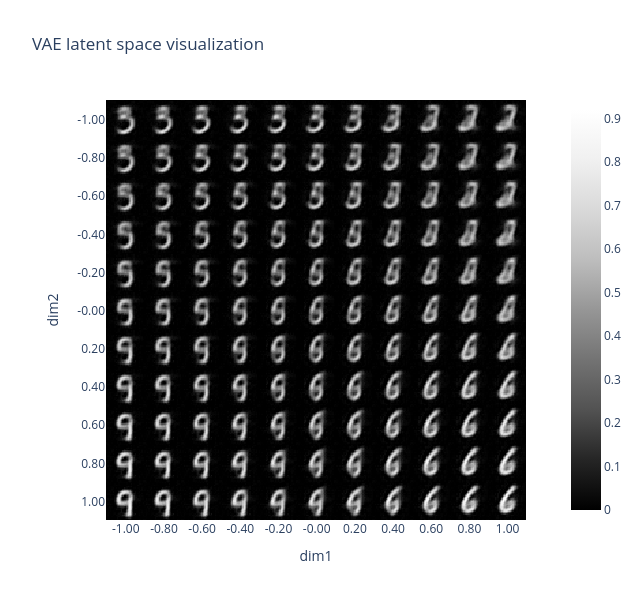

Source (notebook cell):
### Markdown cell above
You might be disappointed when comparing your VAE's reconstruction to the autoencoder, since it's likely to be worse. However, remember that the focus of VAEs is in better generation, not reconstruction. To test its generation, let's produce some plots of latent space like we did for the autoencoder.

First, we'll visualize the latent space:

### Code cell
def create_grid_of_latents(
    model: nn.Module,
    interpolation_range: tuple[float, float] = (-1, 1),
    n_points: int = 11,
    dims: tuple[int, int] = (0, 1),
) -> Float[Tensor, "rows_x_cols latent_dims"]:
    """Create a tensor of zeros which varies along the 2 specified dimensions of the latent space."""
    grid_latent = t.zeros(n_points, n_points, model.latent_dim_size, device=device)
    x = t.linspace(*interpolation_range, n_points)
    grid_latent[..., dims[0]] = x.unsqueeze(-1)  # rows vary over dim=0
    grid_latent[..., dims[1]] = x  # cols vary over dim=1
    return grid_latent.flatten(0, 1)  # flatten over (rows, cols) into a single batch dimension

grid_latent = create_grid_of_latents(vae, interpolation_range=(-1, 1))
output = vae.decoder(grid_latent)
utils.visualise_output(output, grid_latent, title="VAE latent space visualization")

### Figure 1 — Plotly figure (JSON) as saved in the notebook; plotly's stock layout.template omitted (floating-point values rounded to 4 significant figures; data arrays with more than 128 entries replaced by an {"elided": "..."} marker saying what was removed)
{"data": [{"coloraxis": "coloraxis", "hovertemplate": "x: %{x}<br>y: %{y}<br>color: %{z}<extra></extra>", "name": "0", "type": "heatmap", "xaxis": "x", "yaxis": "y", "z": {"elided": "308x308 float values"}}], "layout": {"coloraxis": {"autocolorscale": false, "colorscale": [[0, "rgb(0,0,0)"], [0.125, "rgb(37,37,37)"], [0.25, "rgb(82,82,82)"], [0.375, "rgb(115,115,115)"], [0.5, "rgb(150,150,150)"], [0.625, "rgb(189,189,189)"], [0.75, "rgb(217,217,217)"], [0.875, "rgb(240,240,240)"], [1, "rgb(255,255,255)"]]}, "height": 600, "title": {"text": "VAE latent space visualization"}, "width": 640, "xaxis": {"anchor": "y", "constrain": "domain", "domain": [0, 1], "scaleanchor": "y", "tickmode": "array", "ticktext": ["-1.00", "-0.80", "-0.60", "-0.40", "-0.20", "-0.00", "0.20", "0.40", "0.60", "0.80", "1.00"], "tickvals": [14, 42, 70, 98, 126, 154, 182, 210, 238, 266, 294], "title": {"text": "dim1"}}, "yaxis": {"anchor": "x", "autorange": "reversed", "constrain": "domain", "domain": [0, 1], "tickmode": "array", "ticktext": ["-1.00", "-0.80", "-0.60", "-0.40", "-0.20", "-0.00", "0.20", "0.40", "0.60", "0.80", "1.00"], "tickvals": [14, 42, 70, 98, 126, 154, 182, 210, 238, 266, 294], "title": {"text": "dim2"}}}}
